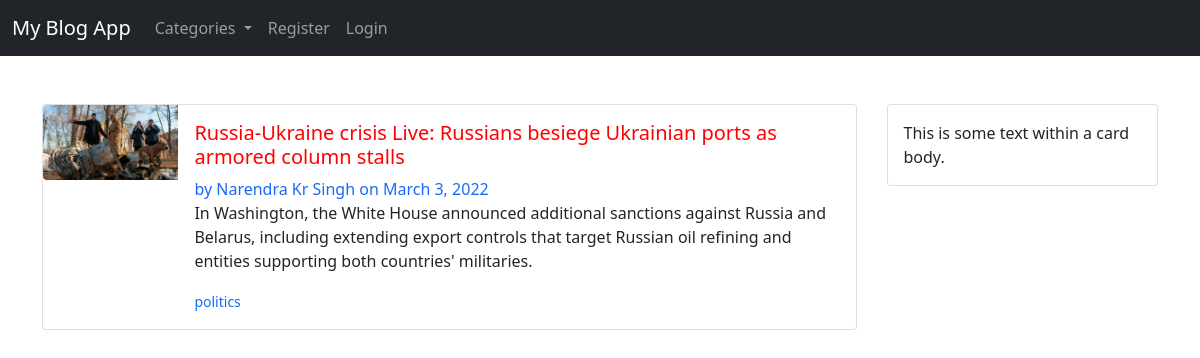
The page / on the database its author committed.
### blog_app/models.py (models this page shows, shortened)
class Post(models.Model):
    title = models.CharField(max_length=255)
    header_image = models.ImageField(null=True,blank=True,upload_to="images/")
    title_tag = models.CharField(max_length=255)
    author = models.ForeignKey(User, on_delete=models.CASCADE)
    body = RichTextField(blank=True, null=True)
    post_date = models.DateField(auto_now_add=True)
    category = models.CharField(max_length=255, default='uncategorized')
    snippet = models.CharField(max_length=255)
    likes = models.ManyToManyField(User, related_name='blog_posts')

### blog_app/views.py (the view)
# urls.py: path('', HomeView.as_view(), name='home'),
class HomeView(ListView):
    model = Post
    template_name = 'home.html'
    ordering = ['-post_date']
    def get_context_data(self, *args, **kwargs):
        cat_menu = Category.objects.all()
        context = super(HomeView, self).get_context_data(*args, **kwargs)
        context["cat_menu"] = cat_menu
        return context

### blog_app/models.py (called while the page is built)
    def __str__(self):
        return self.name

### blog_app/templates/home.html (shortened to what this page needs)
{% extends 'base.html' %}
{% block content %}
<div class="home-blog-post-container">
<div class="">
    {% for post in object_list %}
    <div class="card mb-3" style="max-width: 900px;">
        <div class="row g-0">
          <div class="col-md-2">
            {% if post.header_image %}
            <img src="{{ post.header_image.url }}" class="img-fluid rounded-start" alt="...">
            {% endif %}
          </div>
          <div class="col-md-10">
            <div class="card-body">
              <h5 class="card-title">
                  <a class="title-home-link" href="{% url 'article_detail' post.pk %}">
                   {{ post.title }}</a>
              </h5>
              <span style="color: rgba(0, 89, 255, 0.911);">by {{ post.author.first_name }} {{ post.author.last_name}}
                  on {{ post.post_date }}
              </span>
              <p class="card-text">{{ post.snippet }}</p>
              <p class="card-text"><small class="text-muted">
                <a class="home-edit-link" href="{% url 'category' post.category|slugify %}">
                    {{ post.category }}</a>
              </small></p>
            </div>
          </div>
        </div>
      </div>
    {% endfor %}
</div>
<div class="">
    <div class="card">
        <div class="card-body">
          This is some text within a card body.
        </div>
      </div>
</div>
</div>
{% endblock %}

### blog_app/templates/base.html (style rules this page uses)
.home-blog-post-container { display: grid; grid-template-columns: 9fr 3fr; grid-column-gap: 30px; }
.title-home-link { color: red; text-decoration: none; }
.home-edit-link { text-decoration: none; }

### rows shown on the page
Post: header_image (picture), title "Russia-Ukraine crisis Live: Russians besiege Ukrainian ports as armored column stalls", author.first_name "Narendra", author.last_name "Kr Singh", post_date "March 3, 2022", snippet "In Washington, the White House announced additional sanctions against Russia and Belarus, including extending export controls that target Russian oil refining and entities supporting both countries' militaries.", category "politics"
